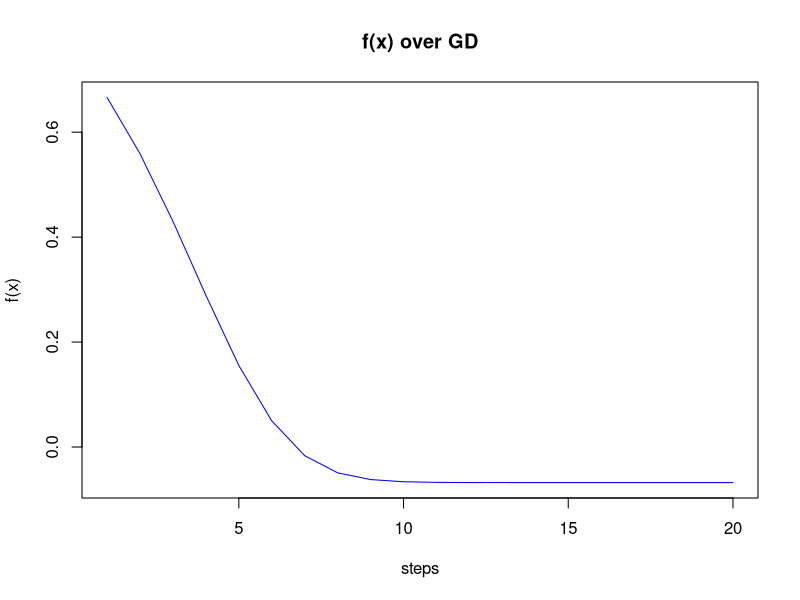

Here is the R script that generated this plot:
## ---- chunk 1
knitr::opts_chunk$set(echo = TRUE)
## ---- chunk 2
x <- c(1, -2, 3)
y <- c(-4, 1)
W <- matrix(c(0, 1,
              2, -1,
              1, 3),
            nrow = 3, ncol=2, byrow=TRUE)
## ---- chunk 3
a <- t(W) %*% x - y
print(a)
## ---- chunk 4
b <- (y %*% t(y)) * (t(W) %*% W)
print(b)
## ---- chunk 5
c <- sqrt(sum(x^2)) - sum(abs(y))
print(c)
## ---- chunk 6
# Defining function f(x) = 2x^4 - 3x^3 + 1
f <- function(x) {
  return(2*x^4 - 3*x^3 + 1)
}

# Defining function dfd(x) = x^2 * (8x - 9)
dfd <- function(x) {
  return(x^2 * (8*x - 9))
}

#If we take the derivative of our f(x) function, it comes out to
#8x^3 - 9x^2

#And if we factor our an x^2 from our derivative, we get_ipython
#x^2 * (8x - 9)

#This is our dfd(x) function. So dfd(x) is the derivative of f(x).
#This is useful for a gradient descent algorithm because the gradient descent
#algorithm requires the derivative of the function we are trying to find the
#minimum of our function.

# Our initial random value. Our hope is that by using GD,
# this will turn into the x value that minimizes our f(x).
x <- 0.5
# Our learning rate. We use this to slowly move towards
# our minimum.
eta <- 0.05
# Epochs defines how many times we apply the gradient descent
# formula to try and minimize our function.
epochs <- 20

# Keeping track of our f(x) for each x we find. This will help us
# visualize how our gradient descent algorithm slowly minimizes our
# function.
f_value_list <- numeric(epochs)
# Running our gradient descent algorithm for the amount of epochs we defined above.
for (i in 1:epochs) {
  # x plugged into our derivative function.
  dfdx <- dfd(x)
  # Applying gradient descent to move towards the x value that minimizes
    # our function.
  x <- x - eta*dfdx
  # Tracking our f(x) values after each epoch
  f_value_list[i] <- f(x)
}

# After performing gradient descent over 20 epochs, what x value did we find
# to minimize the function?
cat("Best x = \n", x)

# Plotting our f(x) values over 20 epochs to visualize how gradient descent
# minimizes our function.
plot(f_value_list, 
     type = "l", 
     col = "blue",
     main = "f(x) over GD",
     xlab = "steps",
     ylab = "f(x)")
